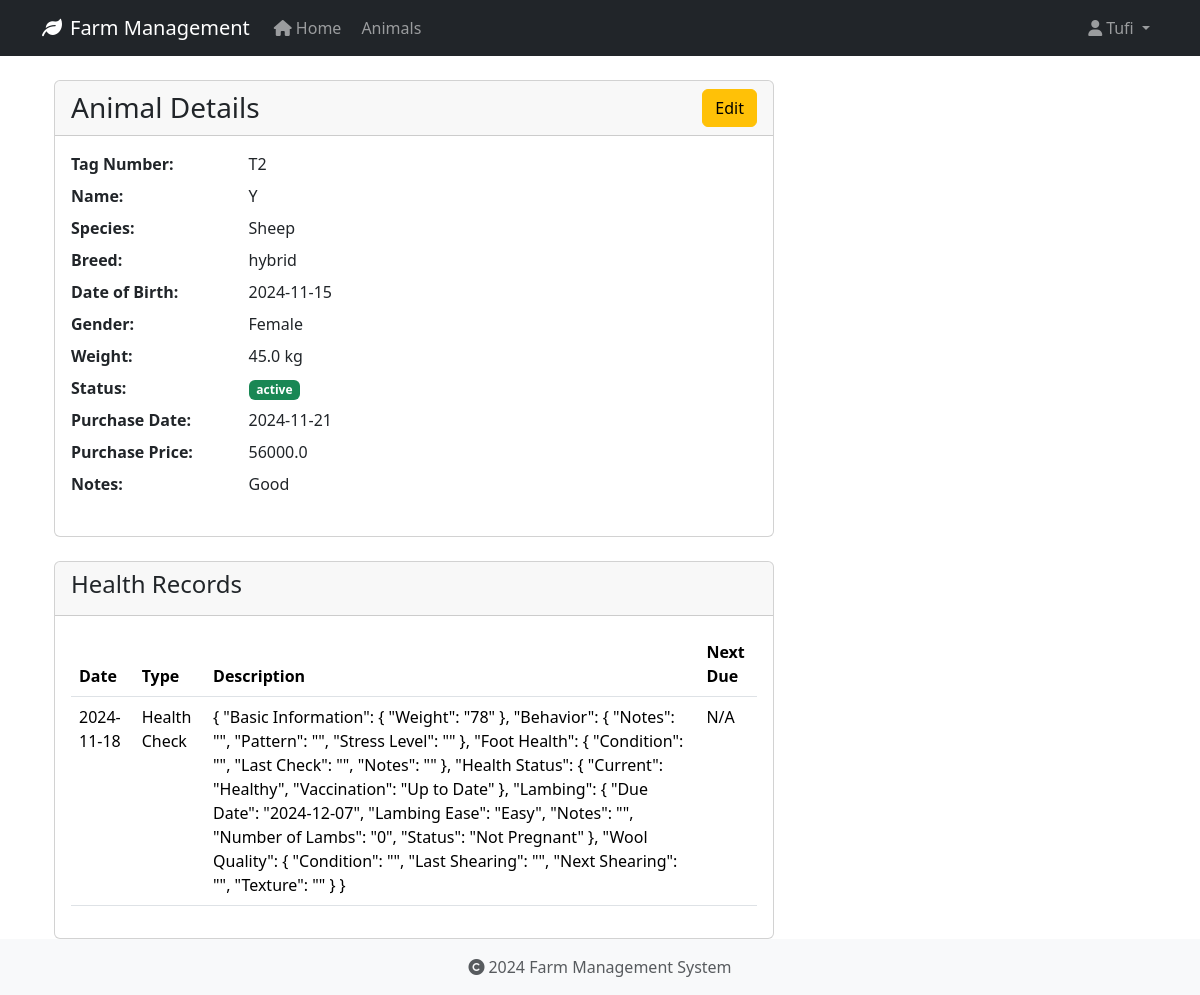
The page /animals/6 (signed in) on the database as committed earlier.
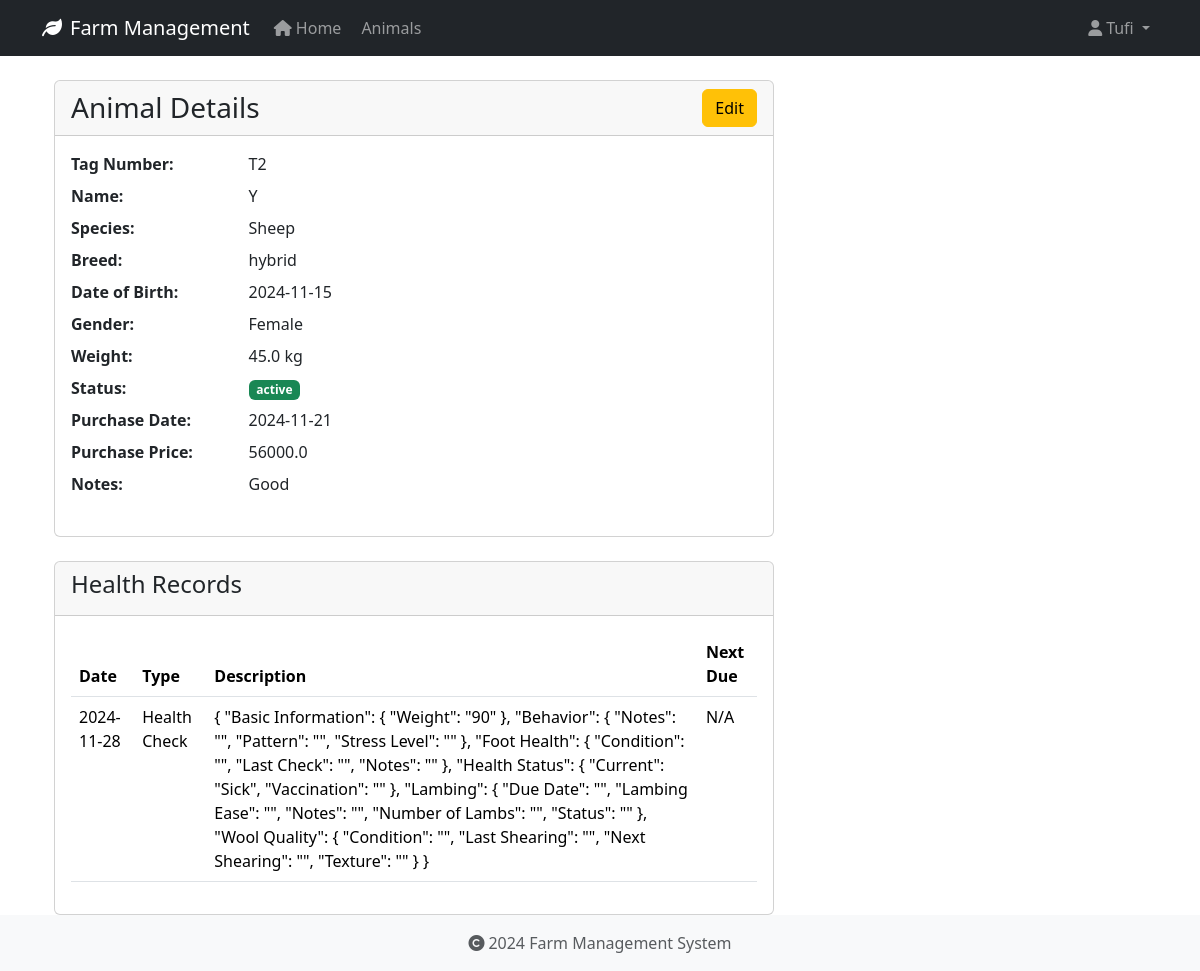
The same page on the database as committed later.
### app/models/user.py (models this page shows, shortened)
class User(UserMixin, db.Model):
    id = db.Column(db.Integer, primary_key=True)
    username = db.Column(db.String(80), unique=True, nullable=False)
    email = db.Column(db.String(120), unique=True, nullable=False)
    password_hash = db.Column(db.String(128))
    role = db.Column(db.String(20), default='user')
    created_at = db.Column(db.DateTime, default=datetime.utcnow)
    last_login = db.Column(db.DateTime)
    is_active = db.Column(db.Boolean, default=True)
    first_name = db.Column(db.String(50))
    last_name = db.Column(db.String(50))
    reset_token = db.Column(db.String(100), unique=True)  # Store password reset token
    reset_token_expiration = db.Column(db.DateTime)       # Store token expiration time

### app/models/animal.py (models this page shows, shortened)
class Animal(db.Model):
    id = db.Column(db.Integer, primary_key=True)
    tag_number = db.Column(db.String(50), unique=True, nullable=False, index=True)
    name = db.Column(db.String(100), nullable=True)  # Explicitly mark as nullable
    species = db.Column(db.String(50), nullable=False, index=True)
    breed = db.Column(db.String(50), nullable=True)
    date_of_birth = db.Column(db.Date, nullable=True)
    gender = db.Column(db.String(20), nullable=True)
    weight = db.Column(db.Float, nullable=True)
    status = db.Column(db.String(20), default='active', nullable=False)
    purchase_date = db.Column(db.Date, nullable=True)
    purchase_price = db.Column(db.Float, nullable=True)
    notes = db.Column(db.Text, nullable=True)
    created_at = db.Column(db.DateTime, default=datetime.utcnow, nullable=False)
    updated_at = db.Column(db.DateTime, default=datetime.utcnow, onupdate=datetime.utcnow, nullable=False)
    wool_type = db.Column(db.String(50), nullable=True)
    last_shearing = db.Column(db.Date, nullable=True)
    fleece_weight = db.Column(db.Float, nullable=True)
    wool_grade = db.Column(db.String(20), nullable=True)
    lambing_status = db.Column(db.String(50), nullable=True)
    lambing_date = db.Column(db.Date, nullable=True)
    milk_production = db.Column(db.Float, nullable=True)
    last_milking = db.Column(db.Date, nullable=True)  # Changed from DateTime to Date
    milk_quality = db.Column(db.String(20), nullable=True)
    calving_status = db.Column(db.String(50), nullable=True)
    calving_date = db.Column(db.Date, nullable=True)
    milk_fat_content = db.Column(db.Float, nullable=True)
    egg_production = db.Column(db.Integer, nullable=True)
    egg_color = db.Column(db.String(20), nullable=True)
    comb_type = db.Column(db.String(20), nullable=True)
    laying_status = db.Column(db.String(20), nullable=True)
    last_laying_date = db.Column(db.Date, nullable=True)
    egg_size = db.Column(db.String(20), nullable=True)
    category = db.Column(db.String(50), nullable=True)
    special_needs = db.Column(db.Text, nullable=True)
    diet_requirements = db.Column(db.Text, nullable=True)
    habitat = db.Column(db.String(100), nullable=True)
    health_records = db.relationship('HealthRecord', backref='animal', lazy=True, cascade='all, delete-orphan')

class HealthRecord(db.Model):
    id = db.Column(db.Integer, primary_key=True)
    animal_id = db.Column(db.Integer, db.ForeignKey('animal.id', ondelete='CASCADE'), nullable=False)
    record_type = db.Column(db.String(50), nullable=False)  # Made nullable=False
    date = db.Column(db.Date, nullable=False)
    description = db.Column(db.Text, nullable=True)
    treatment = db.Column(db.Text, nullable=True)
    cost = db.Column(db.Float, nullable=True)
    next_due_date = db.Column(db.Date, nullable=True)
    created_at = db.Column(db.DateTime, default=datetime.utcnow, nullable=False)
    created_by_id = db.Column(db.Integer, db.ForeignKey('user.id', ondelete='SET NULL'), nullable=True)

### app/routes/animals.py (the view)
@bp.route('/<int:id>')
@login_required
def view(id):
    animal = Animal.query.get_or_404(id)
    return render_template('animals/view.html', animal=animal)

### app/models/user.py (called while the page is built)
@login_manager.user_loader
def load_user(user_id):
    return User.query.get(int(user_id))

### app/templates/animals/view.html (shortened to what this page needs)
{% extends "base.html" %}
{% block content %}
<div class="container">
    <div class="row">
        <div class="col-md-8">
            <div class="card">
                <div class="card-header">
                    <div class="d-flex justify-content-between align-items-center">
                        <h3 class="card-title mb-0">Animal Details</h3>
                        <a href="{{ url_for('animals.edit', id=animal.id) }}" class="btn btn-warning">Edit</a>
                    </div>
                </div>
                <div class="card-body">
                    <dl class="row">
                        <dt class="col-sm-3">Tag Number:</dt>
                        <dd class="col-sm-9">{{ animal.tag_number }}</dd>
                        <dt class="col-sm-3">Name:</dt>
                        <dd class="col-sm-9">{{ animal.name or 'N/A' }}</dd>
                        <dt class="col-sm-3">Species:</dt>
                        <dd class="col-sm-9">{{ animal.species }}</dd>
                        <dt class="col-sm-3">Breed:</dt>
                        <dd class="col-sm-9">{{ animal.breed or 'N/A' }}</dd>
                        <dt class="col-sm-3">Date of Birth:</dt>
                        <dd class="col-sm-9">{{ animal.date_of_birth.strftime('%Y-%m-%d') if animal.date_of_birth else 'N/A' }}</dd>
                        <dt class="col-sm-3">Gender:</dt>
                        <dd class="col-sm-9">{{ animal.gender or 'N/A' }}</dd>
                        <dt class="col-sm-3">Weight:</dt>
                        <dd class="col-sm-9">{{ animal.weight|round(2) if animal.weight else 'N/A' }} kg</dd>
                        <dt class="col-sm-3">Status:</dt>
                        <dd class="col-sm-9">
                            <span class="badge {% if animal.status == 'active' %}bg-success{% else %}bg-secondary{% endif %}">
                                {{ animal.status }}
                            </span>
                        </dd>
                        <dt class="col-sm-3">Purchase Date:</dt>
                        <dd class="col-sm-9">{{ animal.purchase_date.strftime('%Y-%m-%d') if animal.purchase_date else 'N/A' }}</dd>
                        <dt class="col-sm-3">Purchase Price:</dt>
                        <dd class="col-sm-9">{{ animal.purchase_price|round(2) if animal.purchase_price else 'N/A' }}</dd>
                        <dt class="col-sm-3">Notes:</dt>
                        <dd class="col-sm-9">{{ animal.notes or 'N/A' }}</dd>
                    </dl>
                </div>
            </div>
            <div class="card mt-4">
                <div class="card-header">
                    <h4>Health Records</h4>
                </div>
                <div class="card-body">
                    {% if animal.health_records %}
                        <table class="table">
                            <thead>
                                <tr>
                                    <th>Date</th>
                                    <th>Type</th>
                                    <th>Description</th>
                                    <th>Next Due</th>
                                </tr>
                            </thead>
                            <tbody>
                                {% for record in animal.health_records %}
                                <tr>
                                    <td>{{ record.date.strftime('%Y-%m-%d') }}</td>
                                    <td>{{ record.record_type }}</td>
                                    <td>{{ record.description }}</td>
                                    <td>{{ record.next_due_date.strftime('%Y-%m-%d') if record.next_due_date else 'N/A' }}</td>
                                </tr>
                                {% endfor %}
                            </tbody>
                        </table>
                    {% else %}
                        <p>No health records found.</p>
                    {% endif %}
                </div>
            </div>
        </div>
    </div>
</div>
{% endblock %}

### app/templates/base.html (shortened to what this page needs)
<!DOCTYPE html>
<html lang="en">
<head>
    <link rel="stylesheet" href="https://cdn.jsdelivr.net/npm/bootstrap@5.3.2/dist/css/bootstrap.min.css">
    <link rel="stylesheet" href="https://cdnjs.cloudflare.com/ajax/libs/font-awesome/6.0.0/css/all.min.css">
    <link rel="stylesheet" href="{{ url_for('static', filename='css/main.css') }}">
</head>
<body>
    <nav class="navbar navbar-expand-lg navbar-dark bg-dark">
        <div class="container">
            <a class="navbar-brand" href="{{ url_for('main.index') }}">
                <i class="fas fa-leaf me-2"></i>Farm Management
            </a>
            <div class="collapse navbar-collapse" id="navbarNav">
                <ul class="navbar-nav">
                    <li class="nav-item">
                        <a class="nav-link" href="{{ url_for('main.index') }}">
                            <i class="fas fa-home me-1"></i>Home
                        </a>
                    </li>
                    <li class="nav-item">
                        <a class="nav-link" href="{{ url_for('animals.index') }}">
                            Animals
                        </a>
                    </li>
                </ul>
                <ul class="navbar-nav ms-auto">
                    {% if current_user.is_authenticated %}
                        <li class="nav-item dropdown">
                            <a class="nav-link dropdown-toggle" href="#" id="userDropdown" role="button" data-bs-toggle="dropdown">
                                <i class="fas fa-user me-1"></i>{{ current_user.username }}
                            </a>
                        </li>
                    {% endif %}
                </ul>
            </div>
        </div>
    </nav>
    <main class="container mt-4">
        {% block content %}
        {% endblock %}
    </main>
    <footer class="footer mt-auto py-3 bg-light">
        <div class="container text-center">
            <span class="text-muted">
                <i class="fas fa-copyright me-1"></i>2024 Farm Management System
            </span>
        </div>
    </footer>
</body>
</html>

### app/static/css/main.css (style rules this page uses)
body { min-height: 100vh; display: flex; flex-direction: column; }
main { flex: 1 0 auto; }
.footer { flex-shrink: 0; }

Rows that differ between the two databases and show on the page:
removed HealthRecord: date "2024-11-18", record_type "Health Check", description "{ \"Basic Information\": { \"Weight\": \"78\" }, \"Behavior\": { \"Notes\": \"\", \"Pattern\": \"\", \"Stress Level\": \"\" }, \"Foot Health\": { \"Condition\": \"\", \"Last Check\": \"\", \"Notes\": \"\" }, \"Health Status\": { \"Current\": \"Healthy\", \"Vaccination\": \"Up to Date\" }, \"Lambing\": { \"Due Date\": \"2024-12-07\", \"Lambing Ease\": \"Easy\", \"Notes\": \"\", \"Number of Lambs\": \"0\", \"Status\": \"Not Pregnant\" }, \"Wool Quality\": { \"Condition\": \"\", \"Last Shearing\": \"\", \"Next Shearing\": \"\", \"Texture\": \"\" } }", next_due_date "N/A"
now on this page (row edited): HealthRecord: date "2024-11-28", record_type "Health Check", description "{ \"Basic Information\": { \"Weight\": \"90\" }, \"Behavior\": { \"Notes\": \"\", \"Pattern\": \"\", \"Stress Level\": \"\" }, \"Foot Health\": { \"Condition\": \"\", \"Last Check\": \"\", \"Notes\": \"\" }, \"Health Status\": { \"Current\": \"Sick\", \"Vaccination\": \"\" }, \"Lambing\": { \"Due Date\": \"\", \"Lambing Ease\": \"\", \"Notes\": \"\", \"Number of Lambs\": \"\", \"Status\": \"\" }, \"Wool Quality\": { \"Condition\": \"\", \"Last Shearing\": \"\", \"Next Shearing\": \"\", \"Texture\": \"\" } }", next_due_date "N/A"
